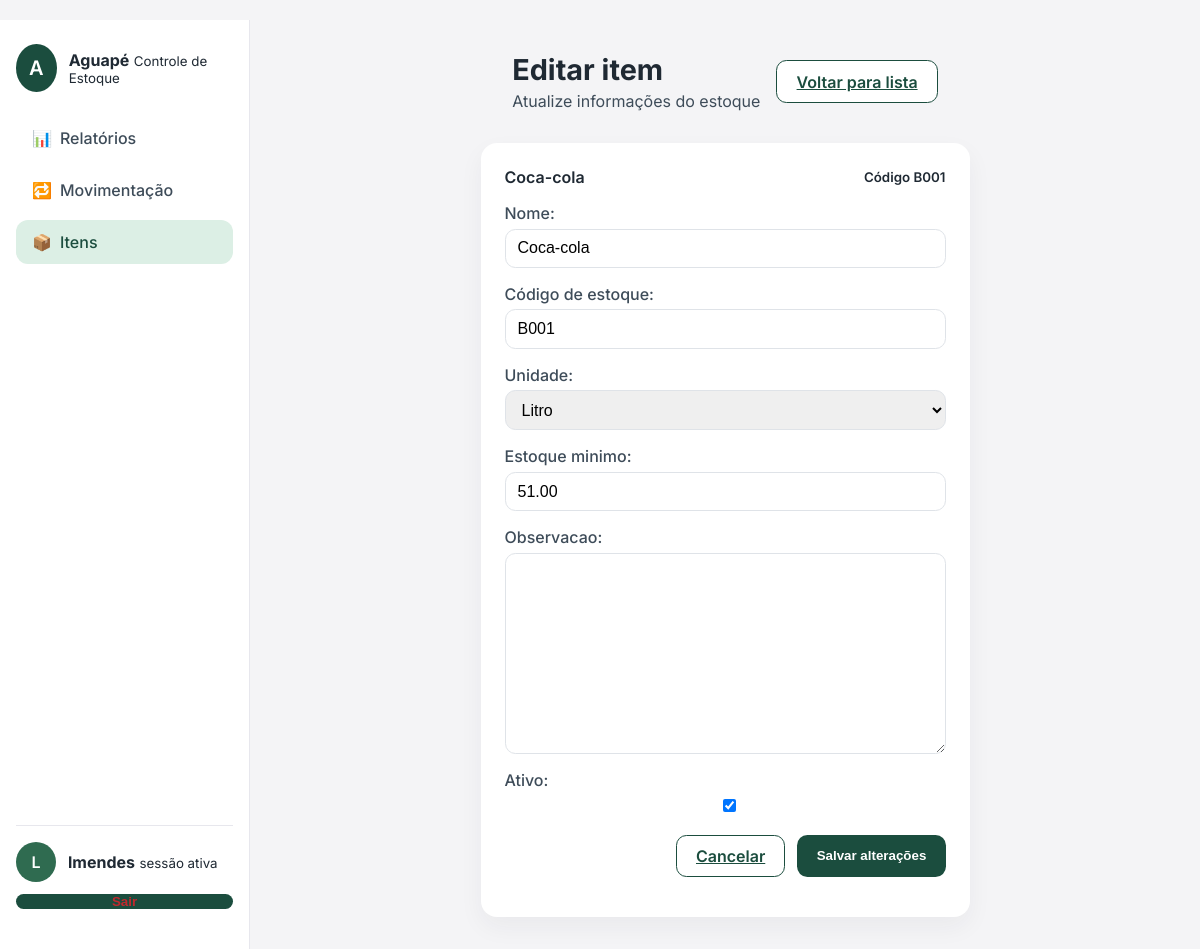
The page /itens/1/editar/ (signed in) on the database as committed earlier.
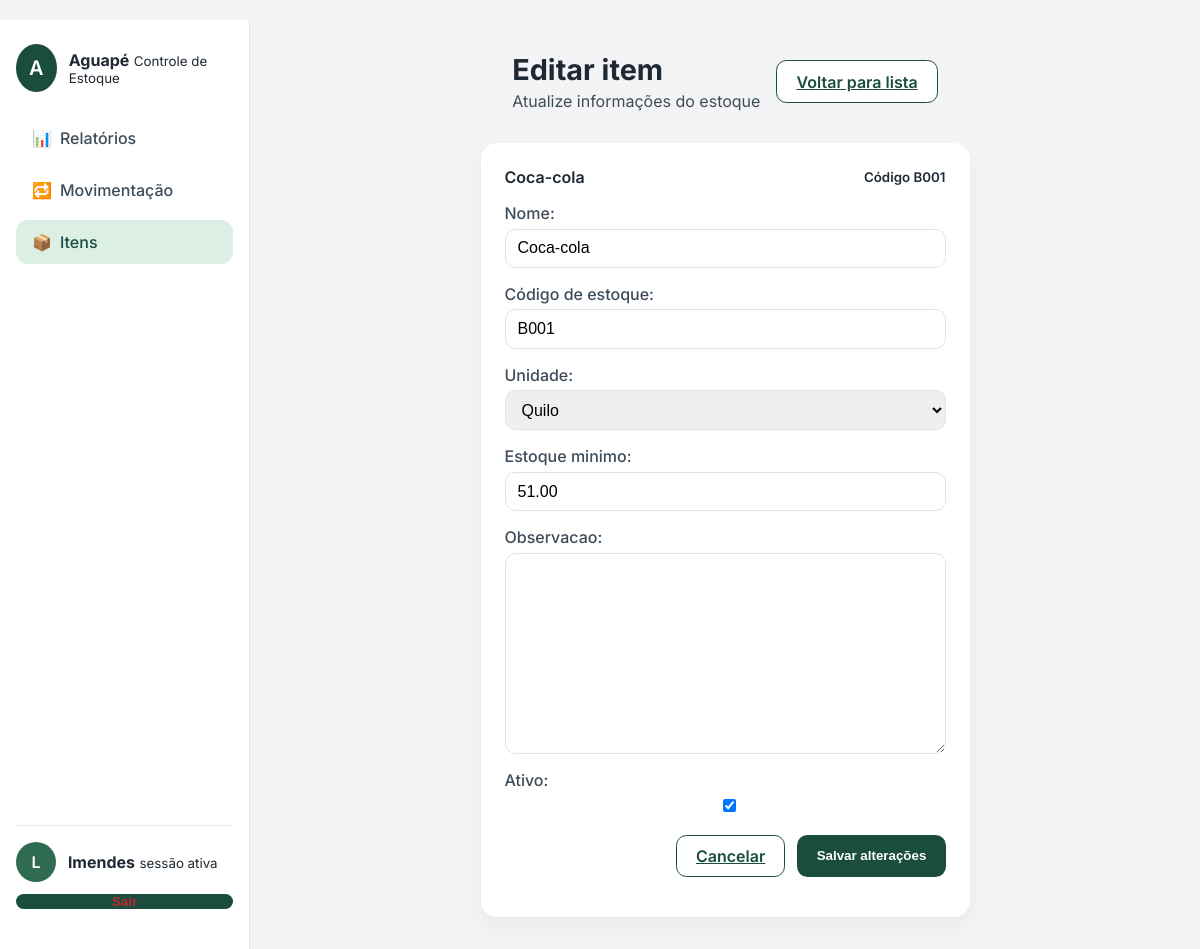
The same page on the database as committed later.
### catalogo/models.py (models this page shows, shortened)
class Item(models.Model):
    UNIDADES = [
        ("UN", "Unidade"),
        ("KG", "Quilo"),
        ("L", "Litro"),
    ]
    nome = models.CharField(max_length=120)
    codigo_estoque = models.CharField("Código de estoque", max_length=30, unique=True)
    unidade = models.CharField(max_length=2, choices=UNIDADES, default="UN")
    estoque_minimo = models.DecimalField(
        max_digits=10,
        decimal_places=2,
        validators=[MinValueValidator(Decimal("0"))],
    )
    estoque_atual = models.DecimalField(
        max_digits=10,
        decimal_places=2,
        default=0,
        validators=[MinValueValidator(Decimal("0"))],
    )
    observacao = models.TextField(blank=True)
    ativo = models.BooleanField(default=True)
    criado_em = models.DateTimeField(auto_now_add=True)
    class Meta:
        ordering = ("nome",)
        app_label = "controle"

### catalogo/views.py (the view)
# urls.py: path("<int:pk>/editar/", views.editar_item, name="editar_item"),
@login_required
def editar_item(request, pk):
    item = get_object_or_404(Item, pk=pk)
    if request.method == "POST":
        form = ItemForm(request.POST, instance=item)
        if form.is_valid():
            form.save()
            messages.success(request, f"{item.nome} atualizado com sucesso.")
            return redirect("catalogo:cadastro_itens")
    else:
        form = ItemForm(instance=item)
    return render(request, "catalogo/item_form.html", {"form": form, "item": item})

### catalogo/forms.py (shortened to what this page needs)
class ItemForm(forms.ModelForm):
    class Meta:
        model = Item
        fields = ["nome", "codigo_estoque", "unidade", "estoque_minimo", "observacao", "ativo"]

### templates/catalogo/item_form.html (shortened to what this page needs)
﻿{% extends "base.html" %}
{% block page_title %}Editar item{% endblock %}
{% block page_subtitle %}Atualize informações do estoque{% endblock %}
{% block header_actions %}
<a class="btn btn-secondary" href="{% url 'catalogo:cadastro_itens' %}">Voltar para lista</a>
{% endblock %}
{% block content %}
<div class="card">
    <div class="card-header">
        <span>{{ item.nome }}</span>
        <small>Código {{ item.codigo_estoque }}</small>
    </div>
    <form method="post">
        <div class="form-grid">
            {% for field in form %}
                <div class="form-field">
                    {{ field.label_tag }}
                    {{ field }}
                </div>
            {% endfor %}
        </div>
        <div class="card-actions">
            <a class="btn btn-secondary" href="{% url 'catalogo:cadastro_itens' %}">Cancelar</a>
            <button type="submit" class="btn">Salvar alterações</button>
        </div>
    </form>
</div>
{% endblock %}

Rows that differ between the two databases and show on the page:
changed Item "Coca-cola": unidade "Litro" → "Quilo"
